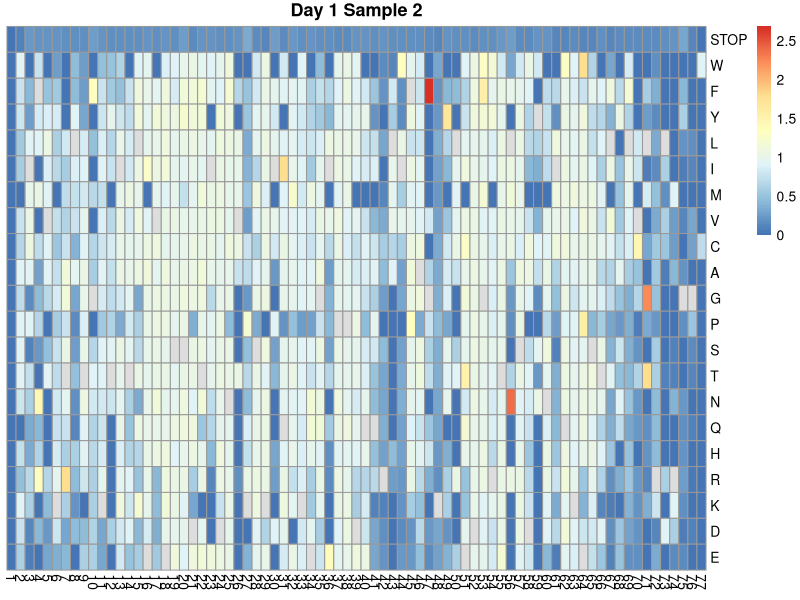
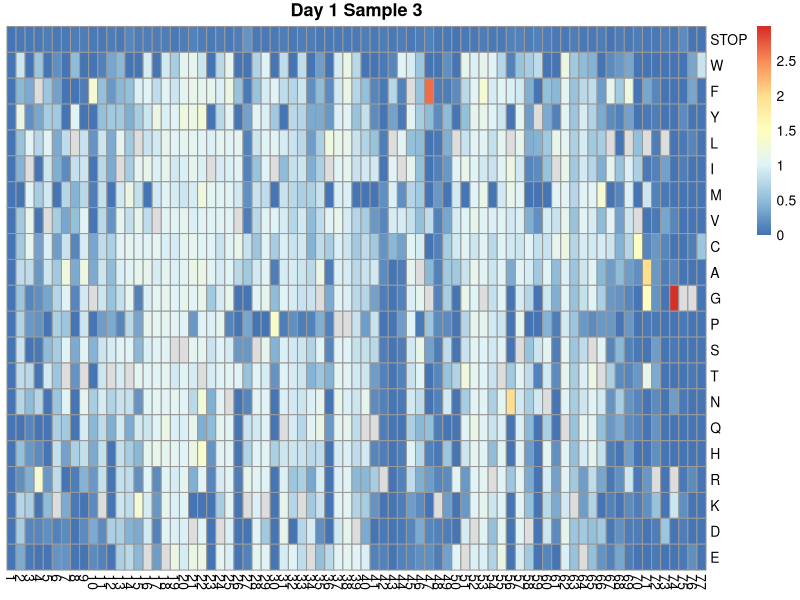
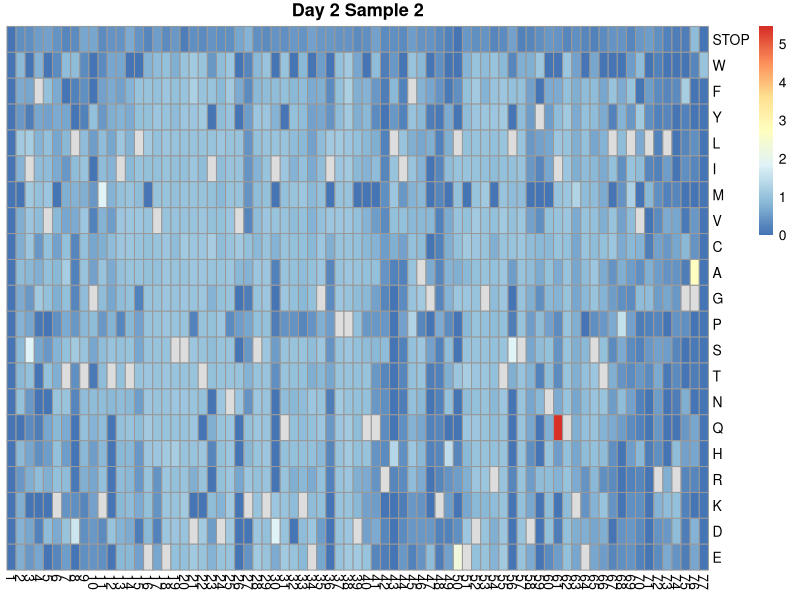
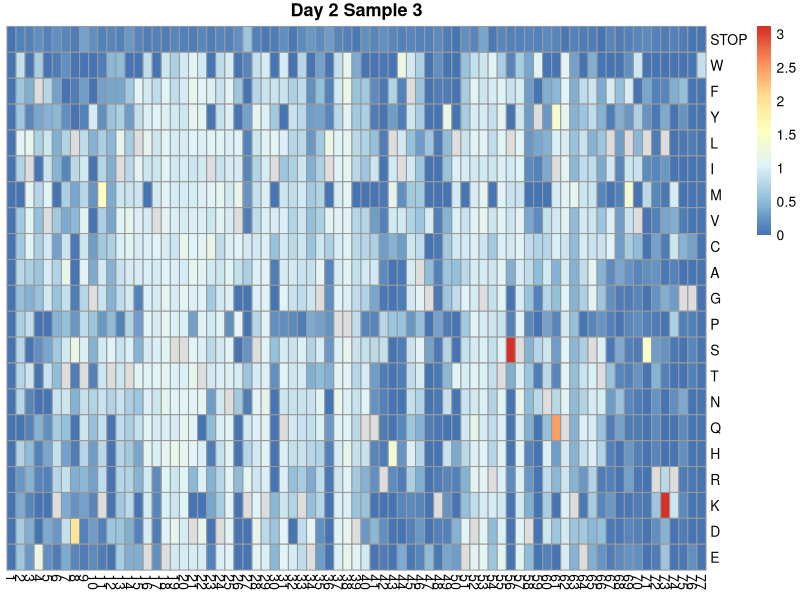
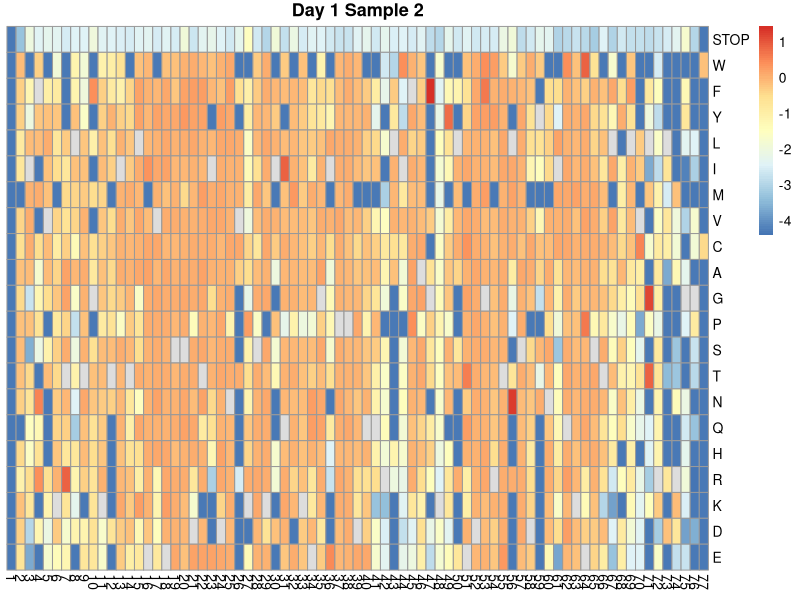
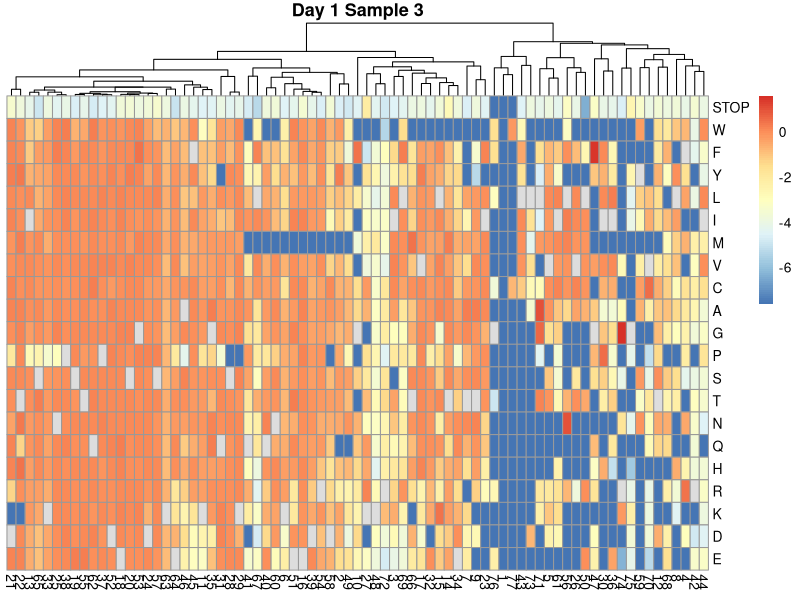
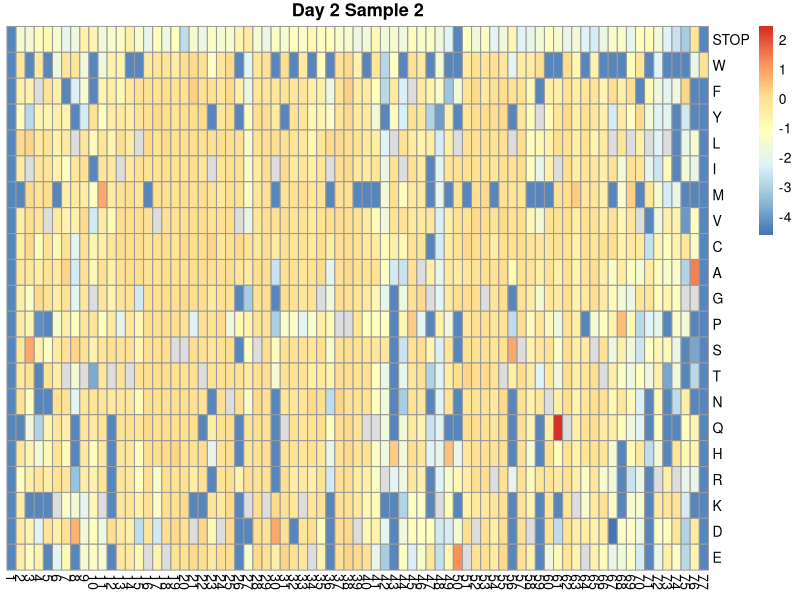
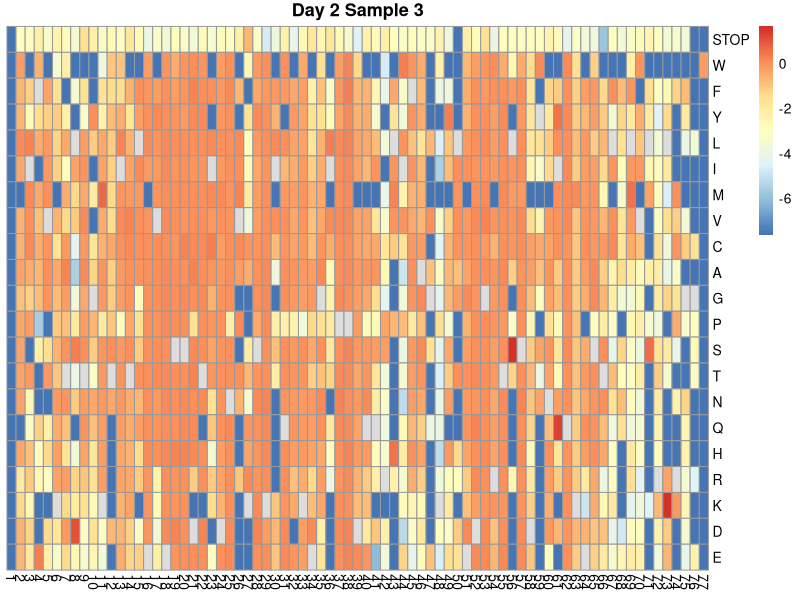

The R source for these figures, in order: (Note: this script raises an error after producing the figures.)

###############
# load data
###############

dat1_2 = read.csv("data_files/fitness1-2.csv", row.names=1, header=TRUE, check.names=FALSE)
dat1_3 = read.csv("data_files/fitness1-3.csv", row.names=1, header=TRUE, check.names=FALSE)
dat2_2 = read.csv("data_files/fitness2-2.csv", row.names=1, header=TRUE, check.names=FALSE)
dat2_3 = read.csv("data_files/fitness2-3.csv", row.names=1, header=TRUE, check.names=FALSE)

###############
# Heat maps
###############

library("pheatmap")

# plot heatmaps (cluster_cols = TRUE for clustering by position)
pheatmap(dat1_2, cluster_rows=FALSE, cluster_cols=FALSE, main="Day 1 Sample 2", show_colnames=TRUE )
pheatmap(dat1_3, cluster_rows=FALSE, cluster_cols=FALSE, main="Day 1 Sample 3", show_colnames=TRUE )
pheatmap(dat2_2, cluster_rows=FALSE, cluster_cols=FALSE, main="Day 2 Sample 2", show_colnames=TRUE )
pheatmap(dat2_3, cluster_rows=FALSE, cluster_cols=FALSE, main="Day 2 Sample 3", show_colnames=TRUE )

# replace 0's with 0.001
dat1_2[(dat1_2 == 0)] <- 0.05
dat1_3[(dat1_3 == 0)] <- 0.005
dat2_2[(dat2_2 == 0)] <- 0.05
dat2_3[(dat2_3 == 0)] <- 0.005

##############################
# Compare to Bolon
##############################

# take log2
log1_2 = log(dat1_2,2)
log1_3 = log(dat1_3,2)
log2_2 = log(dat2_2,2)
log2_3 = log(dat2_3,2)

# plot log_2 heatmaps
pheatmap(log1_2, cluster_rows=FALSE, cluster_cols=FALSE, main="Day 1 Sample 2", show_colnames=TRUE )
pheatmap(log1_3, cluster_rows=FALSE, cluster_cols=TRUE, main="Day 1 Sample 3", show_colnames=TRUE )
pheatmap(log2_2, cluster_rows=FALSE, cluster_cols=FALSE, main="Day 2 Sample 2", show_colnames=TRUE )
pheatmap(log2_3, cluster_rows=FALSE, cluster_cols=FALSE, main="Day 2 Sample 3", show_colnames=TRUE )

bolon_05 = read.csv("data_files/bolon_05.csv", row.names=1, header=TRUE, check.names=FALSE)
bolon_005 = read.csv("data_files/bolon_005.csv", row.names=1, header=TRUE, check.names=FALSE)

# subtract from bolon
diff1_3 = dat1_3 - bolon_005
diff2_3 = dat2_3 - bolon_005

# plot difference heatmaps
pheatmap(diff1_3, cluster_rows=FALSE, cluster_cols=TRUE, main="Day 1 Sample 3", show_colnames=TRUE )
pheatmap(diff2_3, cluster_rows=FALSE, cluster_cols=TRUE, main="Day 2 Sample 3", show_colnames=TRUE )

# take averages of columns
avg1_3 = colMeans(diff1_3, na.rm=TRUE)
avg2_3 = colMeans(diff2_3, na.rm=TRUE)

# save for pymol plotting
write.csv(avg1_3, "sub_bolon_avg1_3.csv")
write.csv(avg2_3, "sub_bolon_avg2_3.csv")

###############
# Histograms
###############

# original histograms (RE-READ THE FILES INTO datx_y!!!!)
dat_avg1_2 = colMeans(dat1_2, na.rm=TRUE)
dat_avg1_3 = colMeans(dat1_3, na.rm=TRUE)
dat_avg2_2 = colMeans(dat2_2, na.rm=TRUE)
dat_avg2_3 = colMeans(dat2_3, na.rm=TRUE)

library("ggplot2")

dat_avg1_3_df = data.frame(dat = dat_avg1_3, pos = 1:77)
dat_avg2_3_df = data.frame(dat = dat_avg2_3, pos = 1:77)

ggplot(dat_avg1_3_df, aes(x=pos,y = dat)) + geom_bar(stat="identity") +
    ggtitle("Day 1 Sample 3") + xlab("Position") + ylab("Average Fitness") + 
    scale_x_discrete(breaks = 1:77, label = c(1:77)) + 
    theme(axis.text=element_text(size=7), axis.title=element_text(size=12))

ggplot(dat_avg2_3_df, aes(x=pos,y = dat)) + geom_bar(stat="identity") +
    ggtitle("Day 2 Sample 3") + xlab("Position") + ylab("Average Fitness") + 
    scale_x_discrete(breaks = 1:77, label = c(1:77)) + 
    theme(axis.text=element_text(size=7), axis.title=element_text(size=12))

# log2 histograms

log2_avg1_3 = -colMeans(log1_3, na.rm=TRUE)
log2_avg1_3_df = data.frame(dat=log2_avg1_3, pos=1:77)

ggplot(log2_avg1_3_df, aes(x=pos,y = dat)) + geom_bar(stat="identity") +
    ggtitle("Day 1 Sample 3") + xlab("Position") + ylab("- Average Log2 Fitness") + 
    scale_x_discrete(breaks = 1:77, label = c(1:77)) + 
    theme(axis.text=element_text(size=7), axis.title=element_text(size=12))

# barplot(dat_avg1_2, main="Day 1 Sample 2", xlab="Average Fitness")

# plot diff with Bolon
diff_avg1_3_df = data.frame(dat = avg1_3, pos = 1:77)
diff_avg2_3_df = data.frame(dat = avg2_3, pos = 1:77)

ggplot(diff_avg1_3_df, aes(x=pos,y = dat)) + geom_bar(stat="identity") +
    ggtitle("Day 1 Sample 3") + xlab("Position") + ylab("Average Fitness Difference") + 
    scale_x_discrete(breaks = 1:77, label = c(1:77)) + 
    theme(axis.text=element_text(size=7), axis.title=element_text(size=12))

ggplot(diff_avg2_3_df, aes(x=pos,y = dat)) + geom_bar(stat="identity") +
    ggtitle("Day 2 Sample 3") + xlab("Position") + ylab("Average Fitness Difference") + 
    scale_x_discrete(breaks = 1:77, label = c(1:77)) + 
    theme(axis.text=element_text(size=7), axis.title=element_text(size=12))

##############################
# graph for Steven
##############################

library(reshape2)

dat_gcurve = read.csv("data_files/growthcurve.csv", header=TRUE, check.names=FALSE)

df_gcurve = data.frame(dat = )

ggplot(data=df_gcurve, aes(x=Time.Point, y=total_bill, group=1)) + geom_line() + geom_point() +
    ylim(0, max(df$total_bill)) +
    xlab("Time of day") + ylab("Total bill") +
    ggtitle("Average bill for 2 people")
